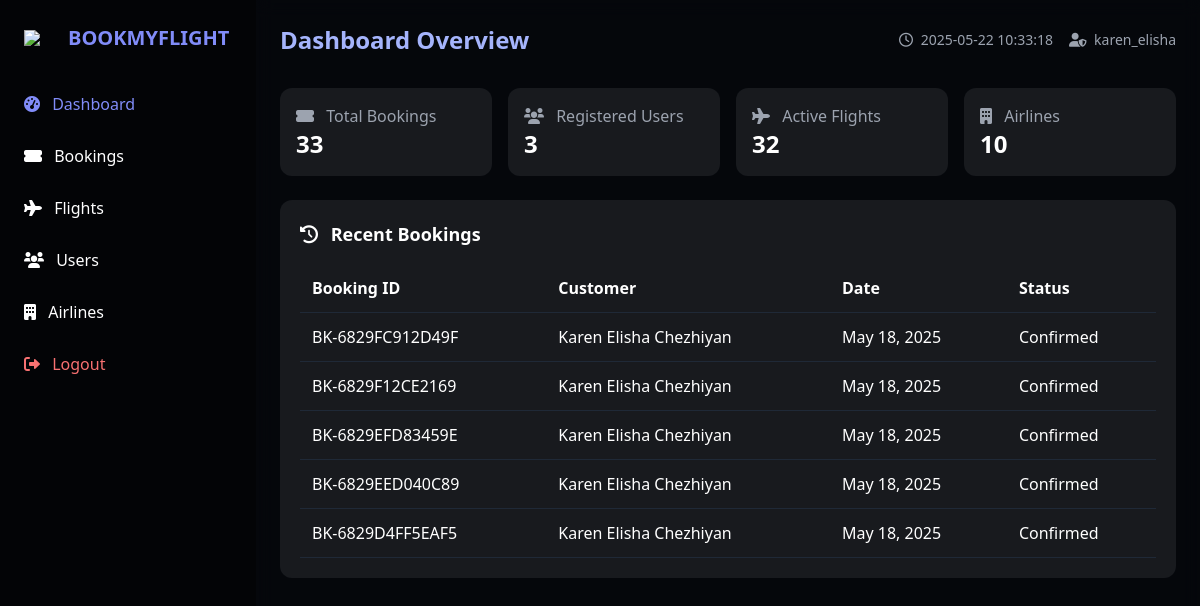
Screenshot of /test.php (signed in) with the database file from the repository.
### tables this page shows
CREATE TABLE `bookings` (
  `booking_id` int(11) NOT NULL,
  `booking_reference` varchar(20) NOT NULL,
  `user_id` int(11) NOT NULL,
  `flight_id` int(11) NOT NULL,
  `booking_date` datetime NOT NULL,
  `travel_date` date NOT NULL,
  `num_passengers` int(11) NOT NULL,
  `total_amount` decimal(10,2) NOT NULL,
  `contact_email` varchar(100) NOT NULL,
  `contact_phone` varchar(20) NOT NULL,
  `booking_status` enum('Pending','Confirmed','Cancelled') NOT NULL DEFAULT 'Pending',
  `payment_status` enum('Pending','Completed','Failed','Refunded') NOT NULL DEFAULT 'Pending',
  `payment_method` varchar(50) DEFAULT NULL,
  `created_at` datetime NOT NULL,
  `updated_at` datetime NOT NULL,
  `payment_details` varchar(255) DEFAULT NULL
);

CREATE TABLE `users` (
  `user_id` int(11) NOT NULL,
  `full_name` varchar(100) NOT NULL,
  `email` varchar(100) NOT NULL,
  `phone` varchar(15) NOT NULL,
  `password` varchar(255) NOT NULL,
  `member_since` timestamp NOT NULL DEFAULT current_timestamp(),
  `loyalty_points` int(11) DEFAULT 0,
  `loyalty_tier` enum('Bronze','Silver','Gold','Platinum') DEFAULT 'Bronze',
  `created_at` timestamp NULL DEFAULT current_timestamp()
);

### test.php (the view, shortened to what this page needs)
<?php
$db_host = "localhost";
$db_user = "root";
$db_pass = "";
$db_name = "airlines";
$mysqli = new mysqli($db_host, $db_user, $db_pass, $db_name);
$active_section = isset($_GET['section']) ? $_GET['section'] : 'dashboard';
$bookings_count = $mysqli->query("SELECT COUNT(*) as count FROM bookings")->fetch_assoc()['count'];
$users_count = $mysqli->query("SELECT COUNT(*) as count FROM users")->fetch_assoc()['count'];
$flights_count = $mysqli->query("SELECT COUNT(*) as count FROM flights")->fetch_assoc()['count'];
$airlines_count = $mysqli->query("SELECT COUNT(*) as count FROM airlines")->fetch_assoc()['count'];
$recent_bookings = $mysqli->query("SELECT b.booking_reference, u.full_name, b.booking_date, b.booking_status
                                FROM bookings b
                                JOIN users u ON b.user_id = u.user_id
                                ORDER BY b.booking_date DESC
                                LIMIT 5")->fetch_all(MYSQLI_ASSOC);
?>
<!DOCTYPE html>
<html lang="en">
<head>
  <script src="https://cdn.tailwindcss.com"></script>
  <link rel="stylesheet" href="https://cdnjs.cloudflare.com/ajax/libs/font-awesome/6.0.0/css/all.min.css">
</head>
<body class="bg-gray-900 text-white min-h-screen flex">
  <aside class="sidebar w-64 p-6 hidden md:block">
    <div class="flex items-center mb-8">
      <img src="https://img.icons8.com/ios-filled/50/ffffff/airplane-mode-on.png" class="w-8 mr-3">
      <h1 class="text-xl font-bold text-indigo-400">BOOKMYFLIGHT</h1>
    </div>
    <nav class="space-y-3">
      <a href="?section=dashboard" class="block nav-item py-2 <?= $active_section === 'dashboard' ? 'text-indigo-400' : '' ?>">
        <i class="fas fa-tachometer-alt mr-2"></i> Dashboard
      </a>
      <a href="?section=bookings" class="block nav-item py-2 <?= $active_section === 'bookings' ? 'text-indigo-400' : '' ?>">
        <i class="fas fa-ticket-alt mr-2"></i> Bookings
      </a>
      <a href="?section=flights" class="block nav-item py-2 <?= $active_section === 'flights' ? 'text-indigo-400' : '' ?>">
        <i class="fas fa-plane mr-2"></i> Flights
      </a>
      <a href="?section=users" class="block nav-item py-2 <?= $active_section === 'users' ? 'text-indigo-400' : '' ?>">
        <i class="fas fa-users mr-2"></i> Users
      </a>
      <a href="?section=airlines" class="block nav-item py-2 <?= $active_section === 'airlines' ? 'text-indigo-400' : '' ?>">
        <i class="fas fa-building mr-2"></i> Airlines
      </a>
      <a href="?logout" class="block nav-item py-2 text-red-400 mt-8">
        <i class="fas fa-sign-out-alt mr-2"></i> Logout
      </a>
    </nav>
  </aside>
  <main class="main-content flex-1 p-6 overflow-y-auto">
    <header class="flex justify-between items-center mb-8">
      <h2 class="text-2xl font-bold text-indigo-300">
        <?= ucfirst($active_section) ?> <?= $active_section === 'dashboard' ? 'Overview' : '' ?>
      </h2>
      <div class="flex items-center space-x-4">
        <span class="text-sm text-gray-400">
          <i class="far fa-clock mr-1"></i> <?= date('Y-m-d H:i:s') ?>
        </span>
        <span class="text-sm text-gray-400">
          <i class="fas fa-user-shield mr-1"></i> <?= $_SESSION['admin_username'] ?>
        </span>
      </div>
    </header>
    <section id="dashboardSection" class="section <?= $active_section === 'dashboard' ? 'active' : '' ?>">
      <div class="grid grid-cols-1 md:grid-cols-2 lg:grid-cols-4 gap-4 mb-6">
        <div class="card p-4 rounded-xl">
          <div class="text-gray-400"><i class="fas fa-ticket-alt mr-2"></i> Total Bookings</div>
          <div class="text-2xl font-bold"><?= $bookings_count ?></div>
        </div>
        <div class="card p-4 rounded-xl">
          <div class="text-gray-400"><i class="fas fa-users mr-2"></i> Registered Users</div>
          <div class="text-2xl font-bold"><?= $users_count ?></div>
        </div>
        <div class="card p-4 rounded-xl">
          <div class="text-gray-400"><i class="fas fa-plane mr-2"></i> Active Flights</div>
          <div class="text-2xl font-bold"><?= $flights_count ?></div>
        </div>
        <div class="card p-4 rounded-xl">
          <div class="text-gray-400"><i class="fas fa-building mr-2"></i> Airlines</div>
          <div class="text-2xl font-bold"><?= $airlines_count ?></div>
        </div>
      </div>
        <div class="card p-5 rounded-xl lg:col-span-2">
          <h3 class="text-lg font-semibold mb-4"><i class="fas fa-history mr-2"></i> Recent Bookings</h3>
          <div class="overflow-x-auto">
            <table class="w-full">
              <thead>
                <tr class="border-b border-gray-800 text-left">
                  <th class="p-3">Booking ID</th>
                  <th class="p-3">Customer</th>
                  <th class="p-3">Date</th>
                  <th class="p-3">Status</th>
                </tr>
              </thead>
              <tbody>
                <?php foreach ($recent_bookings as $booking): ?>
                <tr class="table-row border-b border-gray-800">
                  <td class="p-3"><?= $booking['booking_reference'] ?></td>
                  <td class="p-3"><?= $booking['full_name'] ?></td>
                  <td class="p-3"><?= date('M d, Y', strtotime($booking['booking_date'])) ?></td>
                  <td class="p-3">
                    <span class="badge <?=
                      $booking['booking_status'] === 'Confirmed' ? 'badge-success' :
                      ($booking['booking_status'] === 'Pending' ? 'badge-warning' : 'badge-danger')
                    ?>">
                      <?= $booking['booking_status'] ?>
                    </span>
                  </td>
                </tr>
                <?php endforeach; ?>
              </tbody>
            </table>
          </div>
        </div>
    </section>
  </main>
</body>
</html>

### test.php (style rules this page uses)
.sidebar { background: rgba(0, 0, 0, 0.85); }
.main-content { background: rgba(0, 0, 0, 0.7); backdrop-filter: blur(8px); }
.card { background: rgba(255, 255, 255, 0.08); transition: all 0.3s ease; }
.nav-item { transition: color 0.2s ease; }
.section { display: none; opacity: 0; transition: opacity 0.3s ease; }
.section.active { display: block; opacity: 1; }
.badge { @apply px-2 py-1 rounded text-xs; }
.badge-success { @apply bg-green-900 text-green-300; }

### rows the page displays
bookings: booking_reference "BK-6829FC912D49F", user.full_name "Karen Elisha Chezhiyan", booking_date "May 18, 2025", booking_status "Confirmed"
bookings: booking_reference "BK-6829F12CE2169", user.full_name "Karen Elisha Chezhiyan", booking_date "May 18, 2025", booking_status "Confirmed"
bookings: booking_reference "BK-6829EFD83459E", user.full_name "Karen Elisha Chezhiyan", booking_date "May 18, 2025", booking_status "Confirmed"
bookings: booking_reference "BK-6829EED040C89", user.full_name "Karen Elisha Chezhiyan", booking_date "May 18, 2025", booking_status "Confirmed"
bookings: booking_reference "BK-6829D4FF5EAF5", user.full_name "Karen Elisha Chezhiyan", booking_date "May 18, 2025", booking_status "Confirmed"

### other values shown
$active_section "Dashboard"
$_SESSION['admin_username'] "karen_elisha"
$bookings_count "33"
$users_count "3"
$flights_count "32"
$airlines_count "10"
